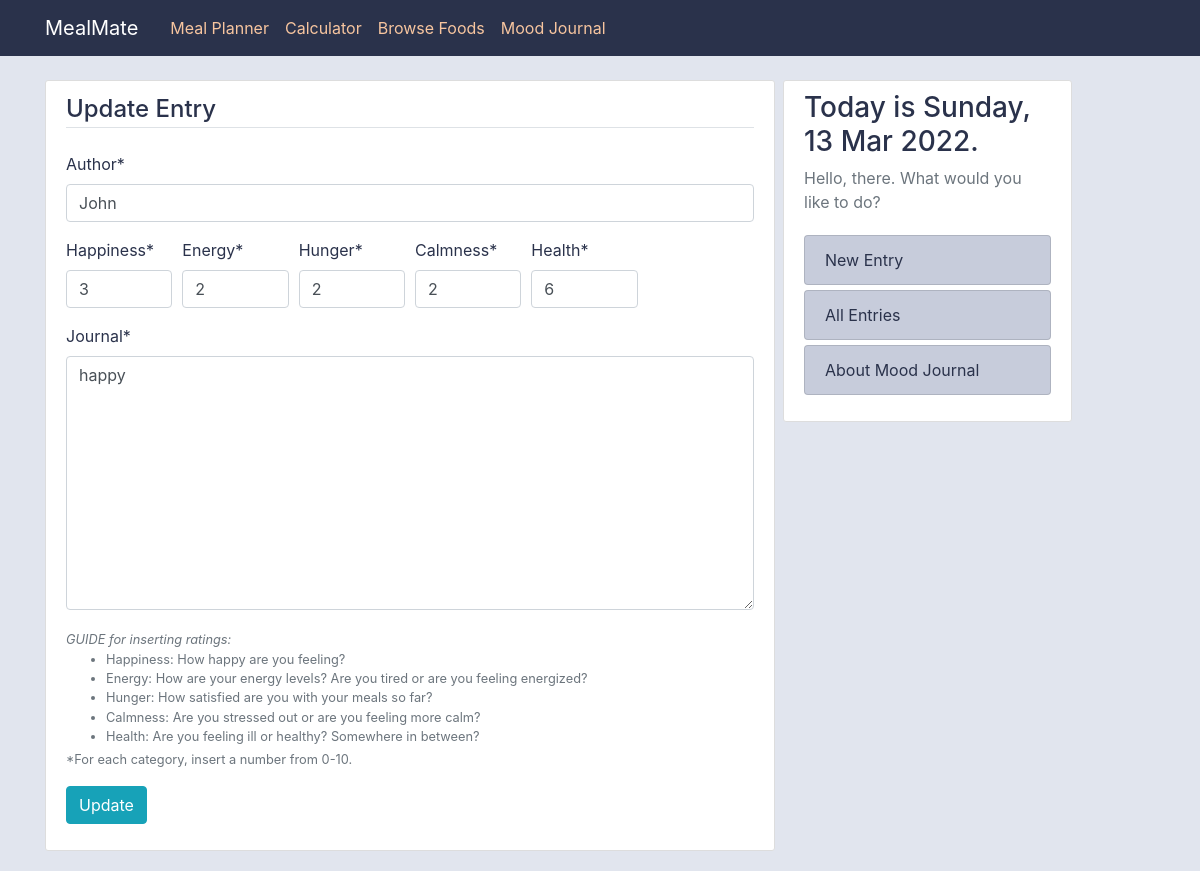
The page /moodjournal/entry/2/update/ on the database its author committed.
### moodjournal/models.py (models this page shows)
class Entry(models.Model):
    happiness = models.PositiveSmallIntegerField(validators=[MaxValueValidator(10)])
    energy = models.PositiveSmallIntegerField(validators=[MaxValueValidator(10)])
    hunger = models.PositiveSmallIntegerField(validators=[MaxValueValidator(10)])
    calmness = models.PositiveSmallIntegerField(validators=[MaxValueValidator(10)])
    health = models.PositiveSmallIntegerField(validators=[MaxValueValidator(10)])
    journal = models.TextField()
    date_posted = models.DateTimeField(auto_now_add=True) # Automated date and time.
    author = models.CharField(max_length=15, default='Anonymous') # User input name.
    moodcolor = models.CharField(max_length=10, null=True) # Moodcolor field.
    @property
    def moodcolor(self):
        score = (self.happiness + self.energy + self.hunger + self.calmness + self.health)/5
        moodcolor = ''
        if score >= 0 and score < 2:
            moodcolor = 'Red'
        elif score >= 2 and score < 4:
            moodcolor = 'Orange'
        elif score >= 4 and score < 6:
            moodcolor = 'Yellow'
        elif score >= 6 and score < 8:
            moodcolor = 'Green'
        elif score >= 8 and score < 10:
            moodcolor = 'Blue'
        return moodcolor

### moodjournal/views.py (the view)
# urls.py: path('entry/<int:pk>/update/', views.EntryUpdateView, name='entry-update'), # User wants to update an existing entry
def EntryUpdateView(request, pk):
    entry = Entry.objects.get(id=pk)
    form = EntryForm(instance=entry)
    if request.method == 'POST':
        form = EntryForm(request.POST, instance=entry)
        if form.is_valid():
            form.save()
            messages.success(request, f'Entry is updated!')
            return redirect('moodjournal-home')
    context = {'form': form, 'title':'Update Entry'}
    return render(request, 'moodjournal/entry_update.html', context)

### moodjournal/forms.py
class EntryForm(ModelForm):
    class Meta:
        model = Entry
        fields = [
            'author',
            'happiness',
            'energy',
            'hunger',
            'calmness',
            'health',
            'journal',
        ]

### moodjournal/templates/moodjournal/entry_update.html (shortened to what this page needs)
{% extends "moodjournal/base.html" %}
{% load crispy_forms_tags %}
{% block content %}
<div class="content-section">
	<form method="POST" action="">
		<fieldset class="form-group">
			<legend class="border-bottom mb-4" style="font-weight: 500">
				Update Entry
			</legend>
			{{ form.author|as_crispy_field }}
			<div class="form-row">
				<div class="col-sm-2">{{ form.happiness|as_crispy_field }}</div>
				<div class="col-sm-2">{{ form.energy|as_crispy_field }}</div>
				<div class="col-sm-2">{{ form.hunger|as_crispy_field }}</div>
				<div class="col-sm-2">{{ form.calmness|as_crispy_field }}</div>
				<div class="col-sm-2">{{ form.health|as_crispy_field }}</div>
			</div>
			{{ form.journal|as_crispy_field }}
			<small class="text-muted">
				<span style="font-style: italic;">GUIDE for inserting ratings:</span><br>
				<ul>
					<li>Happiness: How happy are you feeling?</li>
					<li>Energy: How are your energy levels? Are you tired or are you feeling energized?</li>
					<li>Hunger: How satisfied are you with your meals so far?</li>
					<li>Calmness: Are you stressed out or are you feeling more calm?</li>
					<li>Health: Are you feeling ill or healthy? Somewhere in between?</li>
				</ul>
				*For each category, insert a number from 0-10.
			</small>
		</fieldset>
		<div class="form-group">
			<button class="btn btn-info" type="submit">Update</button>
		</div>
	</form>
</div>
{% endblock content %}

### moodjournal/static/moodjournal/main.css (style rules this page uses)
body { background: #e1e5ee; color: #2a324b; margin-top: 5rem; }
ul { margin: 0; }
.content-section { background: #ffffff; padding: 10px 20px; border: 1px solid #dddddd; border-radius: 3px; margin-bottom: 20px; }

### rows shown on the page
Entry: author "John", happiness "3", energy "2", hunger "2", calmness "2", health "6", journal "happy"
